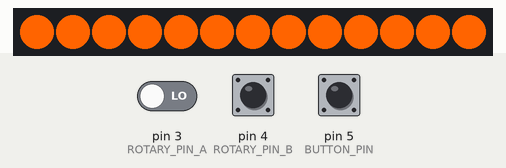
Bench run of a sketch on a simulated Arduino Uno, built with avr-gcc and run on an emulated ATmega328P. On the bench: 13 RGB LEDs in strip order, left to right. Inputs (shaded band) come from the test bench; at power-on: pin 5 (BUTTON_PIN) HIGH, pin 3 (ROTARY_PIN_A) LOW, pin 4 (ROTARY_PIN_B) HIGH.

Above: at 1.2 s.
1.3 s: pin 5 (BUTTON_PIN) pulled LOW for 0.15 s
At 1.7 s:
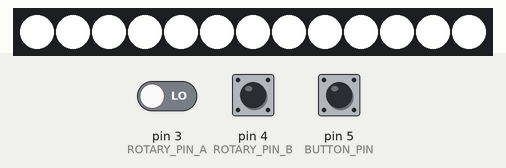
At 2.2 s:
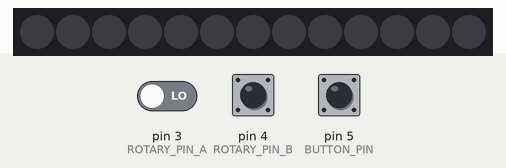
4.3 s: pin 5 (BUTTON_PIN) pulled LOW for 3.2 s
Timing chart, 0 to 7.3 s (numbered marks = the images above; inputs shaded):
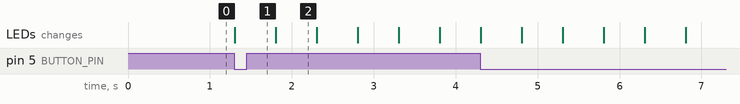

Measured:
- after the input at 1.3 s, the LEDs: change at once (image 1)
- what the display in image 2 shows lasts 0.5 s, from 1.8 s to 2.3 s

The sketch:

Portal_Gun.ino
```cpp
#include <Adafruit_NeoPixel.h>

// pin definitions
#define PIN 13 // led strip pin
#define NUMPIXELS 13 // number of leds in strip
#define ROTARY_PIN_A 3 // rotary encoder A pin
#define ROTARY_PIN_B 4 // rotary encoder B pin
#define BUTTON_PIN 5 // push button pin

// set ws2812b led strip with neopixel library
Adafruit_NeoPixel pixels = Adafruit_NeoPixel(NUMPIXELS, PIN, NEO_GRB + NEO_KHZ800);

// portal states
bool activatebluePortal = false;
bool activateorangePortal = false;

void setLEDColor(uint8_t r, uint8_t g, uint8_t b); // set colours in rgb values
void activatePortal(int portal); // set active portals (blue or orange)

void setup() {

  pixels.begin(); // initialise the NeoPixel library

  pinMode(ROTARY_PIN_A, INPUT); // rotary pin A setup
  pinMode(ROTARY_PIN_B, INPUT); // rotary pin B setup
  pinMode(BUTTON_PIN, INPUT_PULLUP); // button pin set up; input pulled 'high' by default
  Serial.begin(9600); // initiates arduino and ide communication channel with a baud rate of 9600 -> debugging
}

void loop() {

  // read rotary encoder
  int rotaryA = digitalRead(ROTARY_PIN_A); // reads pin A to return an active/inactive state
  int rotaryB = digitalRead(ROTARY_PIN_B); // reads pin B to return an active/inactive state
  int state = 0; // control state

  // determine portal states depending on rotary encoder readings
  if (rotaryA == HIGH && rotaryB == LOW) {
    state = 1; // blue state
  } else if (rotaryA == LOW && rotaryB == HIGH) {
    state = 2; // orange state
  } else {
    state = 0; // no state
  }

  // activate portal depending on rotary encoder state; else, turn off leds
  if (state == 1) {
    activatePortal(1); // if blue state is initiated -> activate blue portal
  } else if (state == 2) {
    activatePortal(2); // if orange state is initiated -> activate orange portal
  } else {
    setLEDColor(0,0,0); // no state -> shut off leds
  }

  // read button states; open portal if blue and orange portals have been activated; else, trigger error
  if (digitalRead(BUTTON_PIN) == LOW) {
    if (activatebluePortal && activateorangePortal) {
      setLEDColor(255,255,255); // open portal (steady white)
    } else {
        triggerErrorState(); // trigger error state
    }
  }
}

// activate chosen portal and change led states
void activatePortal(int portal) {
  if (portal == 1) { // if value of portal is equal to 1 ->
    activatebluePortal = true; // activate blue portal
    activateorangePortal = false; // deactivate orange portal
    setLEDColor(0, 0, 255); // set leds to blue
  } else if (portal == 2) { // if value of portal is equal to 2 ->
    activatebluePortal = false; // deactivate blue portal
    activateorangePortal = true; // activate orange portal
    setLEDColor(255, 100, 0); // set leds to orange
  }
}

// set led strip colour
void setLEDColor(uint8_t r, uint8_t g, uint8_t b) { // set function within rbg values, but does not return a value
  for(int i = 0; i < NUMPIXELS; i++) { // loop moves to next led each time it runs and increases by 1; loop is run as long as i < 13
    pixels.setPixelColor(i, pixels.Color(r, g, b)); // set led pixel colour
  }
  pixels.show(); // update strip colour based on previous input
}

// trigger error state (blinking white)
void triggerErrorState() { // creates an error state, but does not return a value
  for (int i = 0; i < 5; i++) { // i increases by 1 each loop; loop is run as long as i < 5
    setLEDColor(255, 255, 255); // set leds to white
    delay(500); // blink on for 0.05 seconds
    setLEDColor(0, 0, 0); // shut off leds
    delay(500); // blink off for 0.05 seconds
  }
}
```
